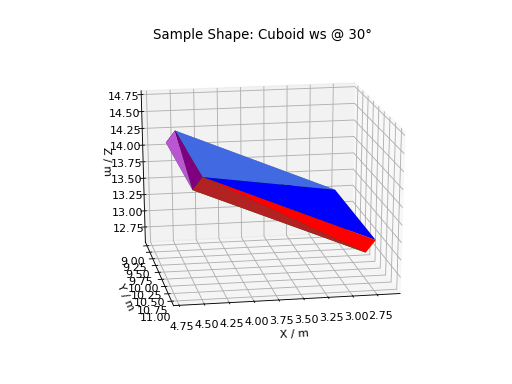

The script that drew this image:
# import mantid algorithms, numpy and matplotlib
from mantid.simpleapi import *
import matplotlib.pyplot as plt
import numpy as np
from mpl_toolkits.mplot3d.art3d import Poly3DCollection

cuboid = " \
<cuboid id='some-cuboid'> \
<height val='2.0'  /> \
<width val='2.0' />  \
<depth  val='0.2' />  \
<centre x='10.0' y='10.0' z='10.0'  />  \
</cuboid>  \
<algebra val='some-cuboid' /> \
"

ws = CreateSampleWorkspace()
SetGoniometer(ws, Axis0="30,0,1,0,-1")
SetSample(ws, Geometry={'Shape': 'CSG', 'Value': cuboid})

sample = ws.sample()
shape = sample.getShape()
mesh = shape.getMesh()

facecolors = ['purple','mediumorchid','royalblue','b','red','firebrick','green', 'darkgreen','grey','black', 'gold', 'orange']

mesh_polygon = Poly3DCollection(mesh, facecolors = facecolors, linewidths=0.1)

fig, axes = plt.subplots(subplot_kw={'projection':'mantid3d'})
axes.add_collection3d(mesh_polygon)

axes.set_title('Sample Shape: Cuboid ws @ 30°')
axes.set_xlabel('X / m')
axes.set_ylabel('Y / m')
axes.set_zlabel('Z / m')

axes.set_mesh_axes_equal(mesh)
axes.view_init(elev=20, azim=80)

plt.show()
